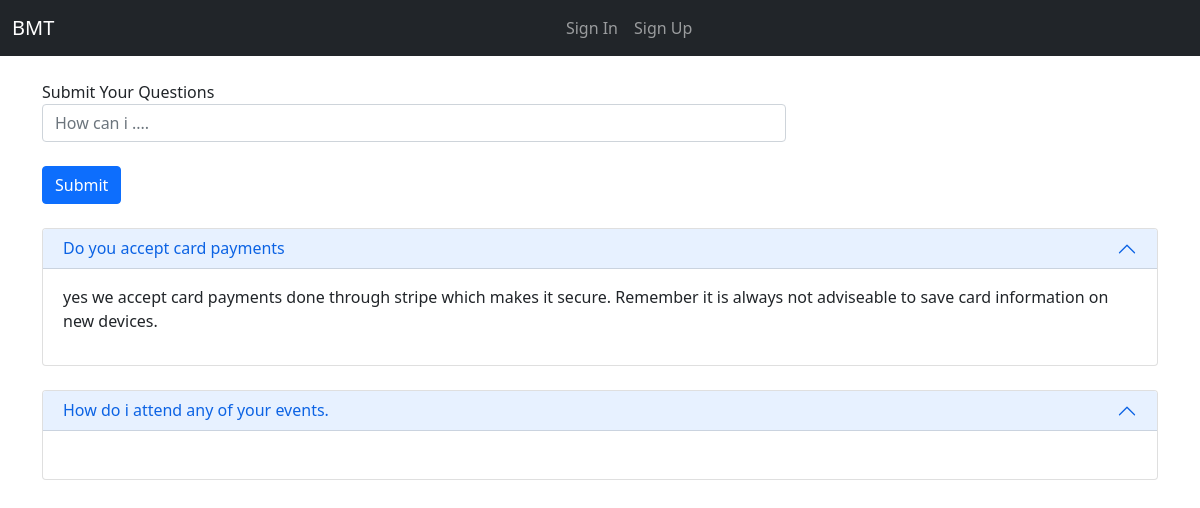
Page /Q_A/ on the earlier database version.
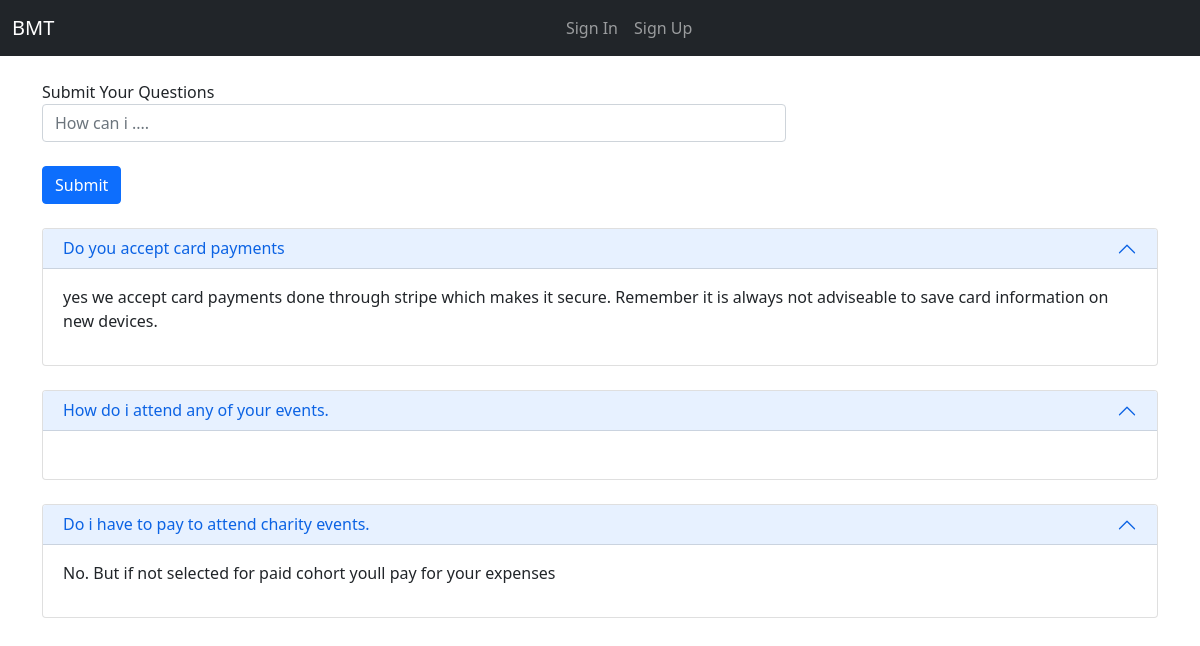
Same page on the later database version.
### Users/models.py (models this page shows, shortened)
class Quizes(models.Model):
    user = models.ForeignKey(MyUser, on_delete=models.CASCADE)
    quiz=models.TextField(max_length=100)
    answer=models.TextField(max_length=200)
    date=models.DateTimeField(auto_now=True)
    answered_on=models.DateTimeField(auto_now=True)
    status=models.CharField(max_length=10,default='pending')

### Users/views.py (the view, shortened to what this page needs)
# urls.py: path('Q_A/', QandA.as_view(), name='quizes'),
class QandA(TemplateView):
    template_name = 'Users/QandA.html'
    def get_context_data(self, *args, **kwargs):
        context = super(QandA, self).get_context_data(**kwargs)
        context['quizes'] = Quizes.objects.all()
        return context

### Users/templates/Users/QandA.html (shortened to what this page needs)
{% extends 'Users/base.html' %}
{% load crispy_forms_tags %}
{% block content %}
<div class="container">
    <br>
    <div>
        <div class="form-group">
            <form method="POST">
              <div class="col-md-8">
                  <div class="form-group">
                    <label for="quiz">Submit Your Questions</label>
                    <input class="form-control" id="quiz" name="quiz" maxlength="200"  placeholder="How can i ....">{{ data2.problem }}</input>
                  </div>
              </div>
                <br>
            <button class="btn btn-primary">Submit</button>
            </form>
        </div>
    </div>
    <br>
    {% for quiz in quizes %}
    <div class="accordion" id="transactionsAccordion2" data-display-toggle="False" data-bs-parent="#transactionsAccordion2">
        <div class="accordion-item">
            <h6 class="accordion-header" id="headingTwo">
                <button style="height:40px;" class="accordion-button" type="button" data-bs-toggle="collapse" data-bs-target="#collapseTwo" aria-expanded="true" aria-controls="collapseTwo">
                     <p style= "padding-top:15px;">{{ quiz.quiz }}</p>
                </button>
            </h6>
        <div id="collapseTwo" class="accordion-collapse collapse show" aria-labelledby="headingTwo" data-bs-parent="#transactionsAccordion2">
            <div class="accordion-body">
    <p>{{ quiz.answer }}</p>
            </div>
        </div>
            </div>
        </div>
    <br>
        {% endfor %}
</div>
{% endblock %}

### Users/templates/Users/base.html (shortened to what this page needs)
{% load static %}
<!DOCTYPE html>
<html lang="en">
<head>
  <link rel="stylesheet" type="text/css" href="{% static 'Users/styles.css' %}">
    <link rel="stylesheet" type="text/css" href="{% static 'Users/bootstrap.min.css' %}">
      <link rel="stylesheet" type="text/css" href="{% static 'Users/docs.css' %}">
  <link href="https://cdn.jsdelivr.net/npm/bootstrap@5.1.3/dist/css/bootstrap.min.css" rel="stylesheet">
  <link rel="stylesheet" href="https://cdn.jsdelivr.net/npm/bootstrap-icons@1.10.3/font/bootstrap-icons.css">
</head>
<body>
<nav class="navbar navbar-expand-lg navbar-dark bg-dark">
  <div class="container-fluid">
    <a class="navbar-brand" href="#">BMT</a>
    <div class="collapse navbar-collapse justify-content-center" id="navbarNav">
      <ul class="navbar-nav">
        {% if user.is_authenticated %}
          <li class="nav-item">
          <a class="nav-link" href="{% url 'home' %}">Home</a>
        </li>
          <li class="nav-item">
          <a class="nav-link" href="{% url 'quizes' %}">Q @ A</a>
        </li>
        <li class="nav-item">
          <a class="nav-link" href="{% url 'info' %}">About</a>
        </li>
          <li class="nav-item">
          <a class="nav-link" href="{% url 'deposit' %}">Deposit</a>
        </li>
        <li class="nav-item">
          <a class="nav-link" href="{% url 'profile' %}">Profile</a>
        </li>
        <li class="nav-item">
          <a class="nav-link" href="{% url 'logout' %}">Log Out</a>
        </li>
        <li class="nav-item">
          <a class="nav-link" href="{% url 'logout' %}">Reset Password</a>
        </li>
        {% else %}
        <li class="nav-item">
          <a class="nav-link" href="{% url 'login' %}">Sign In</a>
        </li>
        <li class="nav-item">
          <a class="nav-link" href="{% url 'register' %}">Sign Up</a>
        </li>
        {% endif %}
      </ul>
    </div>
  </div>
</nav>
<div class="">
  {% block content %}
  {% endblock %}
</div>
</body>
</html>

### Users/static/Users/styles.css (style rules this page uses)
body { margin-top: 0px !important; }

### Users/static/Users/docs.css (style rules this page uses)
@media (min-width: 768px) { :root { scroll-padding-top:4rem } }

Differences in the rows shown:
added Quizes: quiz "Do i have to pay to attend charity events.", answer "No. But if not selected for paid cohort youll pay for your expenses"
